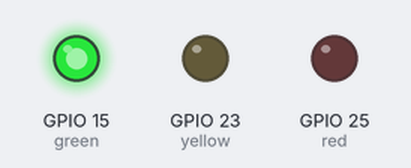
Simulated run of this program. Board: Raspberry Pi (BCM pin numbers). Shown: output pins drawn as LEDs (lit = HIGH).

Above: at 1.5 s.
At 3.7 s:
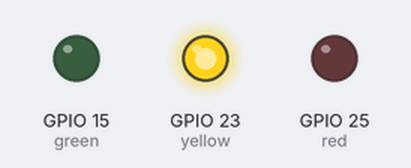
At 5.7 s:
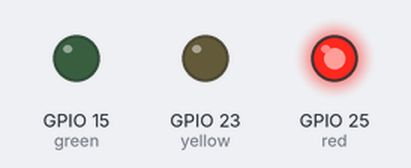
At 7.5 s:
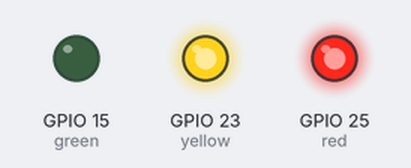
Timing chart, 0 to 10.4 s (numbered marks = the images above):
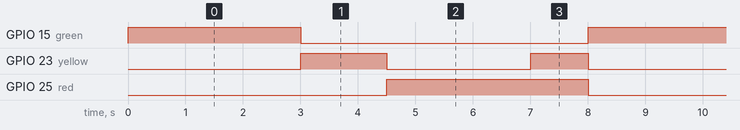

Measured:
- by itself, GPIO 15 (green): alternates HIGH for 3.0 s and LOW for 5.0 s
- by itself, GPIO 23 (yellow): repeats every 8.0 s: LOW 2.5 s, HIGH 1.0 s, LOW 3.0 s, HIGH 1.5 s
- by itself, GPIO 25 (red): alternates HIGH for 3.5 s and LOW for 4.5 s

The program:

LED.test1.Ampel-Led-Schaltung.py
```python
from gpiozero import LED
from time import sleep

green = LED(15)
yellow = LED(23)
red = LED(25)


while True:
    green.on()
    sleep(3)
    green.off()
    yellow.on()
    sleep(1.5)
    yellow.off()
    red.on()
    sleep(2.5)
    yellow.on()
    sleep(1)
    red.off()
    yellow.off()
```
